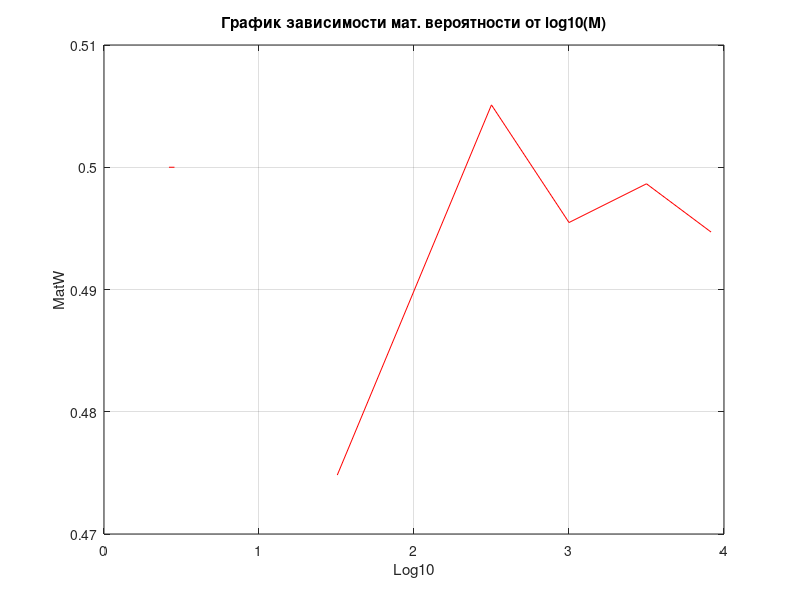
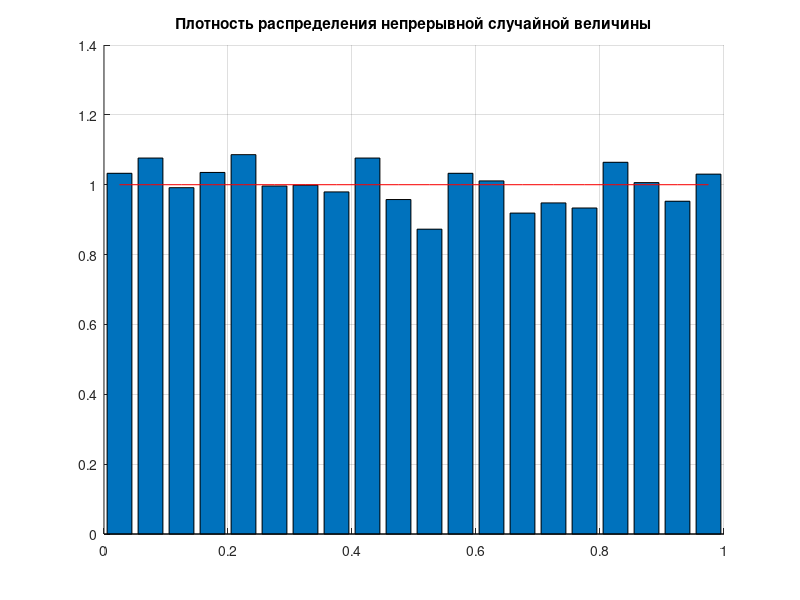
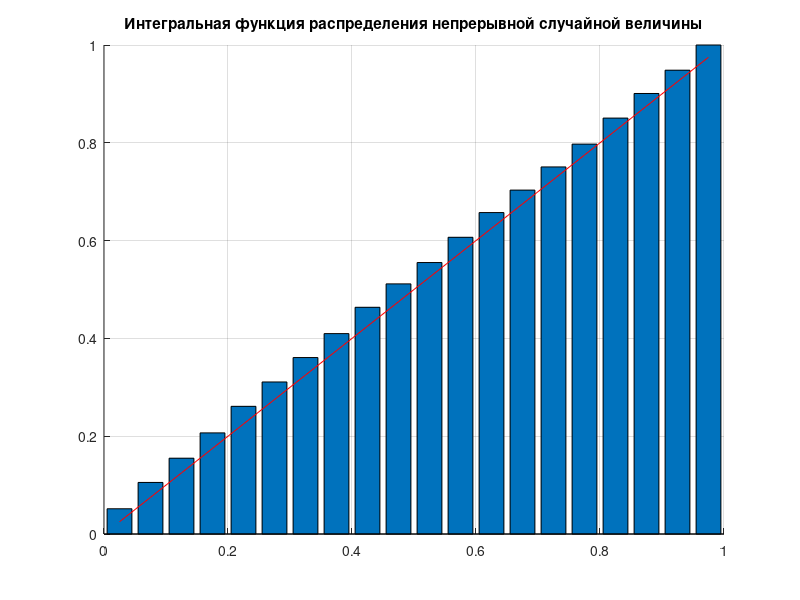

Write MATLAB code to recreate these figures, in order.
%Генерируем 8250 значений от 0 до 1 в ветор х. Выводим первые 12.
%1. Считаем максималльное и минимальное значение вектора х
%Считаем практическое(настоящее) матожидание (mean) и считаем теоретическое
%исходя из условия (должно быть среднее от 0 до 1 = 0.5)
%Строим график зависимости практического матожидания от Log10(зеленый) и 
%график зависимости теоретического матожиданияю(прямая, потому что y = 0.5)
%Вывод из первого графика: с увеличением значения по оси Х практическое
%матожидание стремится к теоретическому.
%2. Находим практическое(настоящее) среднее отклонение (std) и считаем
%теоретическое по известной формуле. Вывод: они почти равны.
%Строим нормированную гистограмму тестируемой случайной величины с 20-ю
%карманами (Ось Y - вектор х, Ось Х - центры карманов). Считаем вероятность
%для расчета теоретической плотности (для дискретной случайной величины
%простого распределения вероятностей)
%Считаем оценку практической плотности распределения по известной формуле
%и считаем оценку теоретической плотности распределения (unifpdf) на
%векторе с(карманов). Bar - Для построения графика нормированной
%гистограммы.
%Строим график зависимости вектора оценки теоретической плотности
%распределения от вектора с(карманов)
%Строим график: Интегральная функция распределения непрерывной случайной
%величины. Считаем практическую кумулятивную сумму(cumsum) и теоретическое
%(unifcdf) значение функции распределения. На основе этих значений и строим
%график. Вывод и практическое и теоретическое приблизительно равны.

M = 8250;%общее количество реализаций
K = 12;%количество вывода реализаций величины
a = 0;
b = 1;

x = rand(1, M);% вектор распределений случайной величины
disp('first K values:');
disp(x(1:K));

%max/min
Xmax = max(x);
Xmin = min(x);
disp(['Xmax: ' num2str(Xmax)]);
disp(['Xmin: ' num2str(Xmin)]);

%muthematical weit
prMutW = mean(x);
thMutW = (b+a)/2;
disp(['Practical mutW: ' num2str(prMutW)]);
disp(['Theoretical mutW: ' num2str(thMutW)]);

%figure 1
figure(1);
Y = [mean(x(1:32)) mean(x(1:316)) mean(x(1:1000)) mean(x(1:3162)) mean(x(1:M))];
X = [log10(32) log10(316) log10(1000) log10(3162) log10(M)];

plot(X, Y, 'gr', [x(1); x(5)], [thMutW;thMutW], 'r');%red - theory, green - practical x(1); x(5)
title('График зависимости мат. вероятности от log10(M)');
xlabel('Log10');
ylabel('MatW');
grid on;
hold off;

%std
prStdVal = std(x);
thStdVal = sqrt((Xmax - Xmin)^2/12);%дисперсия
disp(['Practical std value (Среднеквадратическое отклонение): ' num2str(prStdVal)]);
disp(['Theoretical std value (Среднеквадратическое отклонение): ' num2str(thStdVal)]);


%hist
n = 20;%Число карманов
delta = (b - a)/n;%Ширина кармана
c = a+delta/2:delta:b-delta/2;%вектор центров карманов
h = hist(x, c);%Гистограмма смоделированных значений
h
p = h/M;%Вероятность
%disp(['Вероятность: ' num2str(p)]);
%f = mean(p);
%disp(['Матожидание вероятности: ' num2str(f)]);

%figure 2
figure(2);
f_exp = p/delta;%Оценка плотности распределения
f_teor = unifpdf(c, a, b);
hold on;
title('Плотность распределения непрерывной случайной величины');
bar(c, f_exp);
plot(c, f_teor, 'r');
grid on;
hold off;

%figure 3
figure(3);

F_exp = cumsum(p); %Интегральная функция распределения
F_exp
F_theor = unifcdf(c, a, b); %Набор теретической интегральной функции распределения

hold on;
title('Интегральная функция распределения непрерывной случайной величины');
bar(c,F_exp);
plot(c, F_theor, 'r');
grid on;
hold off;














